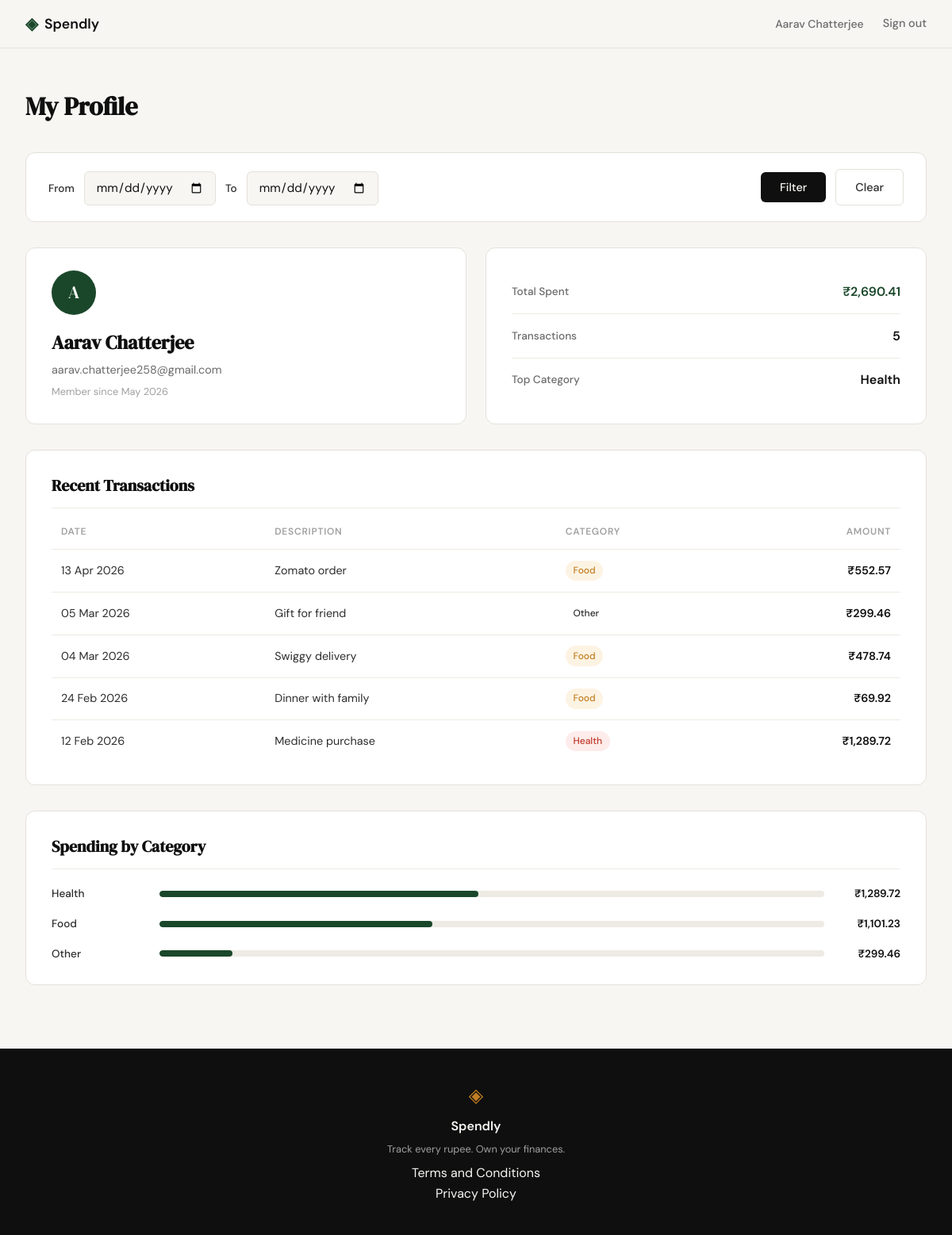
Screenshot of /profile (signed in) with the database file from the repository.
### tables this page shows
CREATE TABLE users (
            id            INTEGER PRIMARY KEY AUTOINCREMENT,
            name          TEXT    NOT NULL,
            email         TEXT    UNIQUE NOT NULL,
            password_hash TEXT    NOT NULL,
            created_at    TEXT    DEFAULT (datetime('now'))
        );

CREATE TABLE expenses (
            id          INTEGER PRIMARY KEY AUTOINCREMENT,
            user_id     INTEGER NOT NULL,
            amount      REAL    NOT NULL,
            category    TEXT    NOT NULL,
            date        TEXT    NOT NULL,
            description TEXT,
            created_at  TEXT    DEFAULT (datetime('now')),
            FOREIGN KEY (user_id) REFERENCES users(id)
        );

### app.py (the view)
@app.route("/profile")
def profile():
    if not session.get("user_id"):
        return redirect(url_for("login"))
    raw_from = request.args.get("from", "").strip()
    raw_to = request.args.get("to", "").strip()
    date_from = date_to = None
    dt_from = dt_to = None
    try:
        if raw_from and raw_to:
            dt_from = datetime.strptime(raw_from, "%Y-%m-%d")
            dt_to = datetime.strptime(raw_to, "%Y-%m-%d")
            if dt_from <= dt_to:
                date_from, date_to = raw_from, raw_to
    except ValueError:
        pass
    filter_label = None
    if date_from and dt_from and dt_to:
        filter_label = dt_from.strftime("%d %b %Y") + " – " + dt_to.strftime("%d %b %Y")
    profile_user = get_user_by_id(session["user_id"])
    stats = get_summary_stats(session["user_id"], date_from=date_from, date_to=date_to)
    transactions = get_recent_transactions(session["user_id"], date_from=date_from, date_to=date_to)
    category_breakdown = get_category_breakdown(session["user_id"], date_from=date_from, date_to=date_to)
    return render_template(
        "profile.html",
        profile_user=profile_user,
        stats=stats,
        transactions=transactions,
        category_breakdown=category_breakdown,
        date_from=date_from,
        date_to=date_to,
        filter_label=filter_label,
    )

### database/db.py (called while the page is built)
def get_db():
    conn = sqlite3.connect(DB_PATH)
    conn.row_factory = sqlite3.Row
    conn.execute("PRAGMA foreign_keys = ON")
    return conn

### database/queries.py (called while the page is built)
def get_user_by_id(user_id):
    db = get_db()
    try:
        row = db.execute(
            "SELECT name, email, created_at FROM users WHERE id = ?",
            (user_id,),
        ).fetchone()
        if row is None:
            return None
        name, email, created_at = row["name"], row["email"], row["created_at"]
        dt = datetime.strptime(created_at, "%Y-%m-%d %H:%M:%S")
        member_since = dt.strftime("%B %Y")
        return {"name": name, "email": email, "member_since": member_since}
    finally:
        db.close()

def _date_filter_clause(user_id, date_from, date_to):
    if date_from and date_to:
        return " AND date BETWEEN ? AND ?", (user_id, date_from, date_to)
    return "", (user_id,)

def get_recent_transactions(user_id, limit=10, date_from=None, date_to=None):
    date_filter, params = _date_filter_clause(user_id, date_from, date_to)
    db = get_db()
    try:
        cursor = db.execute(
            "SELECT date, description, category, amount FROM expenses WHERE user_id = ?" +
            date_filter + " ORDER BY date DESC LIMIT ?",
            params + (limit,),
        )
        rows = cursor.fetchall()
    finally:
        db.close()
    result = []
    for row in rows:
        formatted_date = datetime.strptime(row["date"], "%Y-%m-%d").strftime("%d %b %Y")
        result.append({
            "date": formatted_date,
            "description": row["description"],
            "category": row["category"],
            "amount": f"₹{row['amount']:,.2f}",
        })
    return result

### templates/profile.html (shortened to what this page needs)
{% extends "base.html" %}
{% block content %}
<div class="profile-page">
    <h1 class="profile-page-title">My Profile</h1>
    <div class="date-filter-bar">
        <form class="date-filter-form" method="get" action="{{ url_for('profile') }}">
            <div class="date-filter-fields">
                <label class="date-filter-label" for="from">From</label>
                <input class="date-filter-input form-input" type="date" id="from" name="from"
                       value="{{ date_from or '' }}">
                <label class="date-filter-label" for="to">To</label>
                <input class="date-filter-input form-input" type="date" id="to" name="to"
                       value="{{ date_to or '' }}">
            </div>
            <div class="date-filter-actions">
                <button class="btn-primary date-filter-submit" type="submit">Filter</button>
                <a class="btn-ghost date-filter-clear" href="{{ url_for('profile') }}">Clear</a>
            </div>
        </form>
    </div>
    <div class="profile-top">
        <div class="profile-card">
            <div class="profile-avatar">{{ profile_user.name[0] }}</div>
            <h2 class="profile-name">{{ profile_user.name }}</h2>
            <p class="profile-email">{{ profile_user.email }}</p>
            <p class="profile-since">Member since {{ profile_user.member_since }}</p>
        </div>
        <div class="profile-card">
            <div class="profile-stats">
                <div class="profile-stat">
                    <span class="profile-stat-label">Total Spent</span>
                    <span class="profile-stat-value accent">{{ stats.total_spent }}</span>
                </div>
                <div class="profile-stat">
                    <span class="profile-stat-label">Transactions</span>
                    <span class="profile-stat-value">{{ stats.transaction_count }}</span>
                </div>
                <div class="profile-stat">
                    <span class="profile-stat-label">Top Category</span>
                    <span class="profile-stat-value">{{ stats.top_category }}</span>
                </div>
            </div>
        </div>
    </div>
    <div class="profile-section">
        <h2 class="profile-section-title">Recent Transactions</h2>
        <table class="profile-table">
            <thead>
                <tr>
                    <th>Date</th>
                    <th>Description</th>
                    <th>Category</th>
                    <th>Amount</th>
                </tr>
            </thead>
            <tbody>
                {% for tx in transactions %}
                <tr>
                    <td>{{ tx.date }}</td>
                    <td>{{ tx.description }}</td>
                    <td><span class="badge badge-{{ tx.category | lower }}">{{ tx.category }}</span></td>
                    <td class="amount">{{ tx.amount }}</td>
                </tr>
                {% endfor %}
            </tbody>
        </table>
    </div>
    <div class="profile-section">
        <h2 class="profile-section-title">Spending by Category</h2>
        {% for row in category_breakdown %}
        <div class="breakdown-row">
            <span class="breakdown-label">{{ row.category }}</span>
            <div class="breakdown-track">
                <div class="breakdown-fill" style="--fill-width: {{ row.percent }}%"></div>
            </div>
            <span class="breakdown-amount">{{ row.total }}</span>
        </div>
        {% endfor %}
    </div>
</div>
{% endblock %}

### templates/base.html (shortened to what this page needs)
<!DOCTYPE html>
<html lang="en">
<head>
    <link rel="stylesheet" href="{{ url_for('static', filename='css/style.css') }}">
</head>
<body>
    <nav class="navbar">
        <div class="nav-inner">
            <a href="{{ url_for('landing') }}" class="nav-brand">
                <span class="brand-icon">◈</span>
                <span class="brand-name">Spendly</span>
            </a>
            <div class="nav-links">
                {% if session.get("user_id") %}
                <span class="nav-username">{{ session.get("user_name", "") }}</span>
                <a href="{{ url_for('logout') }}">Sign out</a>
                {% else %}
                <a href="{{ url_for('login') }}">Sign in</a>
                <a href="{{ url_for('register') }}" class="nav-cta">Get started</a>
                {% endif %}
            </div>
        </div>
    </nav>
    <main class="main-content">
        {% block content %}{% endblock %}
    </main>
    <footer class="footer">
        <div class="footer-inner">
            <span class="brand-icon">◈</span>
            <span class="footer-name">Spendly</span>
            <p class="footer-copy">Track every rupee. Own your finances.</p>
            <div class="footer-links">
                <a href="/terms">Terms and Conditions</a><br>
                <a href="/privacy">Privacy Policy</a>
            </div>
        </div>
    </footer>
</body>
</html>

### rows the page displays
users: get "Aarav Chatterjee", name "A", name "Aarav Chatterjee", email "aarav.chatterjee258@gmail.com"
expenses: top_category "Health", date "12 Feb 2026", description "Medicine purchase", category "Health", amount "₹1,289.72"
expenses: date "13 Apr 2026", description "Zomato order", category "Food", amount "₹552.57"
expenses: date "05 Mar 2026", description "Gift for friend", category "Other", amount "₹299.46"
expenses: date "04 Mar 2026", description "Swiggy delivery", category "Food", amount "₹478.74"
expenses: date "24 Feb 2026", description "Dinner with family", category "Food", amount "₹69.92"

### other values shown
{{ profile_user.member_since }} "May 2026"
{{ stats.total_spent }} "₹2,690.41"
{{ stats.transaction_count }} "5"
{{ row.category }} "Health" "Food" "Other"
{{ row.total }} "₹1,289.72" "₹1,101.23" "₹299.46"
